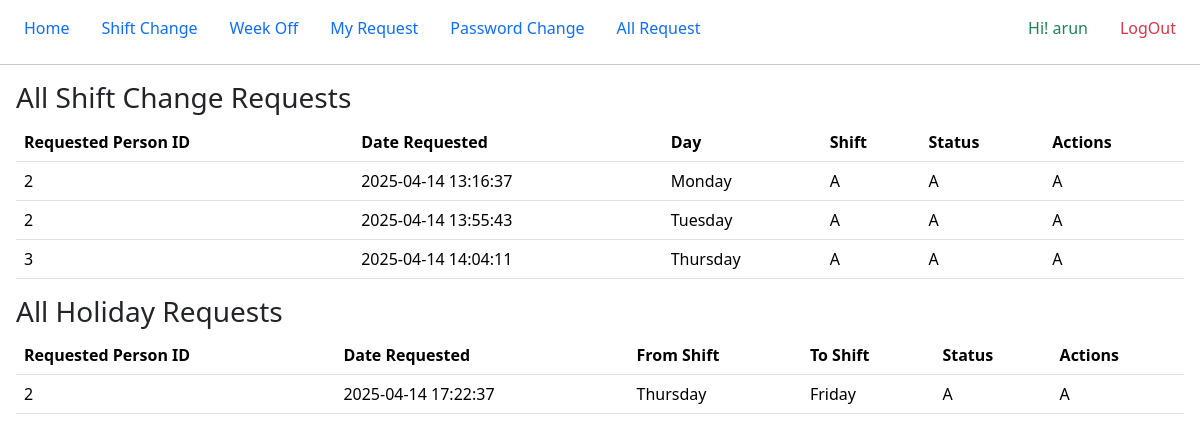
Page /req.php (signed in) on the committed database.
### tables this page shows
CREATE TABLE `employees` (
  `id` int(11) NOT NULL,
  `full_name` varchar(30) DEFAULT NULL,
  `email` varchar(200) DEFAULT NULL,
  `mobile` varchar(15) DEFAULT NULL,
  `city` varchar(20) DEFAULT NULL,
  `password` varchar(200) DEFAULT NULL,
  `created_on` timestamp NOT NULL DEFAULT current_timestamp()
);

CREATE TABLE `shiftrequest` (
  `shiftChangeId` int(11) NOT NULL,
  `from_emp` int(11) DEFAULT NULL,
  `to_emp` int(11) DEFAULT NULL,
  `week_id` int(11) DEFAULT NULL,
  `day` int(11) DEFAULT NULL,
  `shift` char(1) DEFAULT NULL,
  `status` char(1) DEFAULT 'p',
  `create_date` timestamp NOT NULL DEFAULT current_timestamp()
);

CREATE TABLE `holidayrequest` (
  `holidayChangeId` int(11) NOT NULL,
  `from_emp` int(11) DEFAULT NULL,
  `to_emp` int(11) DEFAULT NULL,
  `day` int(11) NOT NULL,
  `from_emp_shift` varchar(1) DEFAULT NULL,
  `to_emp_shift` varchar(1) DEFAULT NULL,
  `week_id` int(11) DEFAULT NULL,
  `status` char(1) DEFAULT 'p',
  `create_date` timestamp NOT NULL DEFAULT current_timestamp(),
  `response_date` timestamp NULL DEFAULT NULL
);

### req.php (the view, shortened to what this page needs)
<?php
include("header.php");
include("nav.php");
$shiftRes = $con->query("SELECT * FROM shiftrequest WHERE to_emp = '$id' AND status != 'R'");
$holidayRes = $con->query("SELECT * FROM holidayrequest WHERE status != 'R' AND to_emp = '$id'");
?>
<div class="m-3">
    <h3>All Shift Change Requests</h3>
    <table class="table table-hover">
        <thead>
            <tr>
                <th>Requested Person ID</th>
                <th>Date Requested</th>
                <th>Day</th>
                <th>Shift</th>
                <th>Status</th>
                <th>Actions</th>
            </tr>
        </thead>
        <tbody>
        <?php
        $days = [7=>'Sunday',1=>'Monday',2=>'Tuesday',3=>'Wednesday',4=>'Thursday',5=>'Friday',6=>'Saturday'];
        if ($shiftRes && $shiftRes->num_rows > 0):
            while ($row = $shiftRes->fetch_assoc()): ?>
                <tr>
                    <td><?= $row['from_emp'] ?></td>
                    <td><?= $row['create_date'] ?></td>
                    <td><?= $days[$row['day']] ?? $row['day'] ?></td>
                    <td><?= $row['shift'] ?></td>
                    <td><?= $row['status'] ?></td>
                    <td>
                        <?php if (strtoupper($row['status']) === 'P'): ?>
                            <form method="post" style="display:inline;">
                                <button class="btn btn-success btn-sm" name="accept_shift" value="<?= $row['shiftChangeId'] ?>">Accept</button>
                            </form>
                            <form method="post" style="display:inline;">
                                <button class="btn btn-danger btn-sm" name="reject_shift" value="<?= $row['shiftChangeId'] ?>">Reject</button>
                            </form>
                        <?php else: ?>
                            <span><?= $row['status'] ?></span>
                        <?php endif; ?>
                    </td>
                </tr>
            <?php endwhile;
        else: ?>
            <tr><td colspan="6">No shift change requests found.</td></tr>
        <?php endif; ?>
        </tbody>
    </table>
</div>
<div class="m-3">
    <h3>All Holiday Requests</h3>
    <table class="table table-hover">
        <thead>
            <tr>
                <th>Requested Person ID</th>
                <th>Date Requested</th>
                <th>From Shift</th>
                <th>To Shift</th>
                <th>Status</th>
                <th>Actions</th>
            </tr>
        </thead>
        <tbody>
        <?php
        if ($holidayRes && $holidayRes->num_rows > 0):
            while ($row = $holidayRes->fetch_assoc()): ?>
                <tr>
                    <td><?= $row['from_emp'] ?></td>
                    <td><?= $row['create_date'] ?></td>
                    <td><?= $days[$row['from_emp_shift']] ?? $row['from_emp_shift'] ?></td>
                    <td><?= $days[$row['to_emp_shift']] ?? $row['to_emp_shift'] ?></td>
                    <td><?= $row['status'] ?></td>
                    <td>
                        <?php if ($row['status'] === 'P'): ?>
                            <form method="post" style="display:inline;">
                                <button class="btn btn-success btn-sm" name="accept_holiday" value="<?= $row['holidayChangeId'] ?>">Accept</button>
                            </form>
                            <form method="post" style="display:inline;">
                                <button class="btn btn-danger btn-sm" name="reject_holiday" value="<?= $row['holidayChangeId'] ?>">Reject</button>
                            </form>
                        <?php else: ?>
                            <span><?= $row['status'] ?></span>
                        <?php endif; ?>
                    </td>
                </tr>
            <?php endwhile;
        else: ?>
            <tr><td colspan="6">No holiday requests found.</td></tr>
        <?php endif; ?>
        </tbody>
    </table>
</div>
<?php include("footer.php"); ?>

### header.php (shortened to what this page needs)
<html>
    <head>
        <link rel="stylesheet" href="css/bootstrap.min.css" />
    </head>
        <body>

### nav.php (shortened to what this page needs)
<div>
  <nav class="nav m-2 d-flex w-100">
    <a class="nav-link" href="home.php">Home</a>
    <a class="nav-link" href="shiftChange.php">Shift Change</a>
    <a class="nav-link" href="weekOff.php">Week Off</a>
    <a class="nav-link" href="allRequest.php">My Request</a>
    <a class="nav-link" href="password.php">Password Change</a>
    <a class="nav-link" href="req.php">All Request</a>
    <?php
    $name="";
    if(isset($_SESSION["id"])){
        $id = $_SESSION["id"];
        $check=$con->query("SELECT * FROM employees WHERE id='$id'");
        if ($row = $check->fetch_assoc()) {
            $name=$row["full_name"];
        }
    }
    else{
        header("location:index.php");
    }
    ?>
    <label class="nav-link ms-auto text-success" href="#">Hi! <?= $name?> </label>
    <a class="nav-link text-danger  me-3" href="logout.php">LogOut </a>
  </nav>
  <hr/>
</div>

### footer.php
</body>
</html>

### rows in the picture
employees: full_name "arun"
shiftrequest: from_emp "2", create_date "2025-04-14 13:16:37", day "Monday", shift "A", status "A"
shiftrequest: from_emp "2", create_date "2025-04-14 13:55:43", day "Tuesday", shift "A", status "A"
shiftrequest: from_emp "3", create_date "2025-04-14 14:04:11", day "Thursday", shift "A", status "A"
holidayrequest: from_emp "2", create_date "2025-04-14 17:22:37", from_emp_shift "Thursday", to_emp_shift "Friday", status "A"
